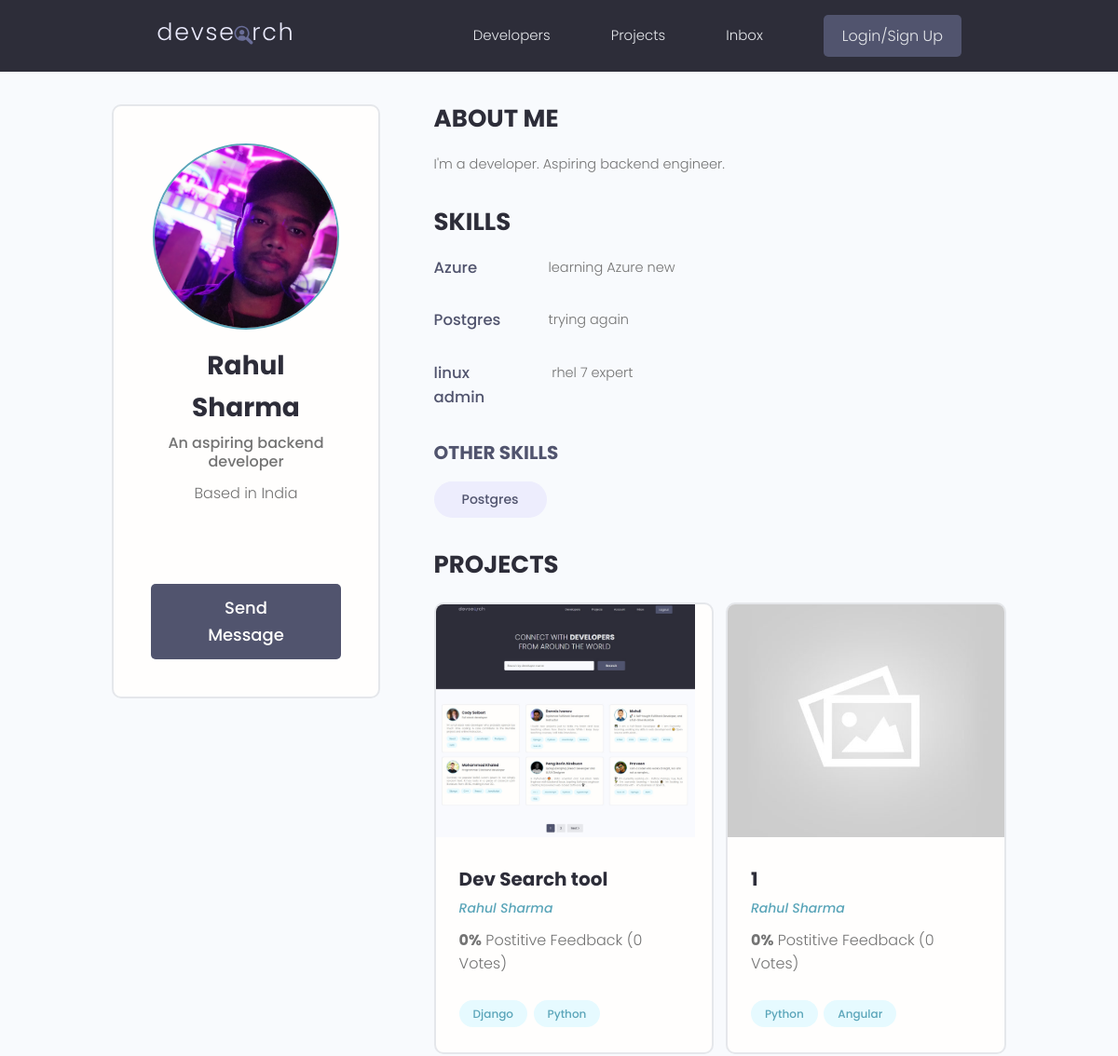
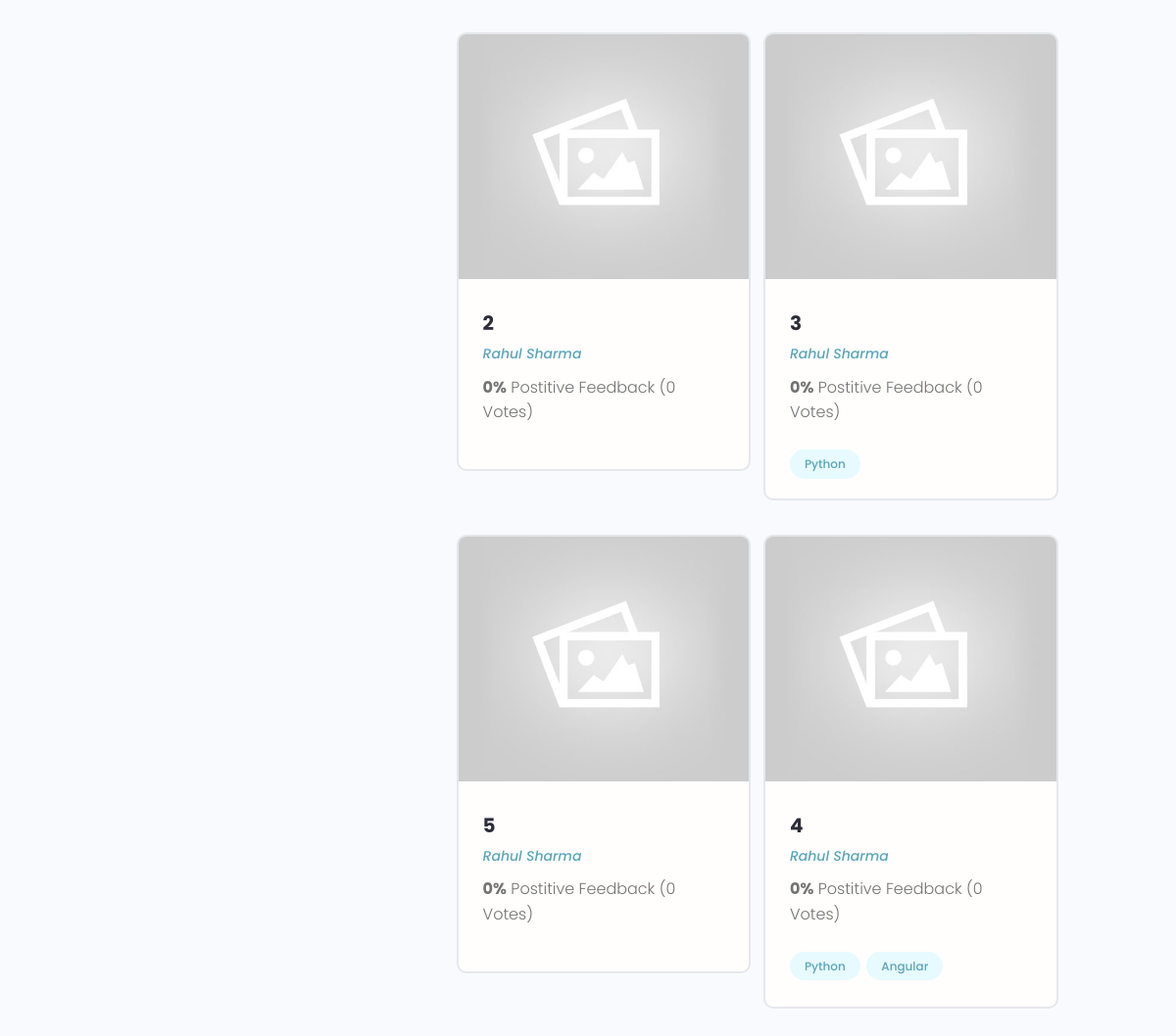
The app's page /profile/b983de94f2cf4a2c8df5d9bbdd427f33 with its own data (2 pictures, top to bottom).
### users/models.py (models this page shows, shortened)
class Profile(models.Model):
    user = models.OneToOneField(
        User, on_delete=models.CASCADE, null=True, blank=True)
    name = models.CharField(max_length=200, blank=True, null=True)
    email = models.EmailField(max_length=500, blank=True, null=True)
    username = models.CharField(max_length=200, blank=True, null=True)
    location = models.CharField(max_length=200, blank=True, null=True)
    short_intro = models.CharField(max_length=200, blank=True, null=True)
    bio = models.TextField(blank=True, null=True)
    profile_image = models.ImageField(
        null=True, blank=True, upload_to='profiles/', default="profiles/user-default.png")
    social_github = models.CharField(max_length=200, blank=True, null=True)
    social_twitter = models.CharField(max_length=200, blank=True, null=True)
    social_linkedin = models.CharField(max_length=200, blank=True, null=True)
    social_youtube = models.CharField(max_length=200, blank=True, null=True)
    social_website = models.CharField(max_length=200, blank=True, null=True)
    created = models.DateTimeField(auto_now_add=True)
    id = models.UUIDField(default=uuid.uuid4, unique=True,
                          primary_key=True, editable=False)

class Skill(models.Model):
    owner = models.ForeignKey(
        Profile, on_delete=models.CASCADE, null=True, blank=True)
    name = models.CharField(max_length=200, blank=True, null=True)
    description = models.TextField(null=True, blank=True)
    created = models.DateTimeField(auto_now_add=True)
    id = models.UUIDField(default=uuid.uuid4, unique=True,
                          primary_key=True, editable=False)

### projects/models.py (models this page shows, shortened)
class Project(models.Model):
    owner = models.ForeignKey(
        Profile, null=True, blank=True, on_delete=models.CASCADE)
    title = models.CharField(max_length = 200)
    description = models.TextField(null = True, blank = True)
    featured_image = models.ImageField(null = True, blank = True, default = 'default.jpg')
    demo_link = models.CharField(max_length = 2000, null = True, blank = True)
    source_link = models.CharField(max_length = 2000, null = True, blank = True)
    tags = models.ManyToManyField('Tag', blank = True)
    vote_total = models.IntegerField(default = 0, null = True, blank = True)
    vote_ratio = models.IntegerField(default = 0, null = True, blank = True)
    created = models.DateTimeField(auto_now_add = True)
    id = models.UUIDField(default = uuid.uuid4, unique = True, primary_key = True, editable = False)
    class Meta:
        ordering = ['-vote_ratio', '-vote_total', 'created']

class Tag(models.Model):
    name = models.CharField(max_length = 200)
    created = models.DateTimeField(auto_now_add = True)
    id = models.UUIDField(default = uuid.uuid4, unique = True, primary_key = True, editable = False)
    def __str__(self):
        return self.name

### users/views.py (the view)
# urls.py: path('profile/<str:pk>', views.userProfiles, name="user-profile"),
def userProfiles(request, pk):
    profile = Profile.objects.get(id=pk)
    topSkills = profile.skill_set.exclude(description__exact="")
    otherSkills = profile.skill_set.filter(description="")
    context = {'profile': profile, 'topSkills': topSkills,
               "otherSkills": otherSkills}
    return render(request, 'users/user-profile.html', context)

### users/templates/users/user-profile.html (shortened to what this page needs)
{% extends 'main.html' %}
{% block content %}
<main class="profile my-md">
    <div class="container">
      <div class="layout">
        <div class="column column--1of3">
          <div class="card text-center">
            <div class="card__body dev">
              <img class="avatar avatar--xl" src="{{profile.profile_image.url}}" />
              <h2 class="dev__name">{{profile.name}}</h2>
              <p class="dev__title">{{profile.short_intro}}</p>
              <p class="dev__location">Based in {{profile.location}}</p>
              <ul class="dev__social">
              </ul>
              <a href="#" class="btn btn--sub btn--lg">Send Message </a>
            </div>
          </div>
        </div>
        <div class="column column--2of3">
          <div class="devInfo">
            <h3 class="devInfo__title">About Me</h3>
            <p class="devInfo__about">{{profile.bio}}</p>
          </div>
          <div class="devInfo">
            <h3 class="devInfo__title">Skills</h3>
            <div class="devInfo__skills">
              {% for skill in topSkills %}
              <div class="devSkill">
                <h4 class="devSkill__title">{{skill.name}}</h4>
                <p class="devSkill__info">{{skill.description}}</p>
              </div>
              {% endfor %}
              <h3 class="devInfo__subtitle">Other Skills</h3>
              <div class="devInfo__otherSkills">
                {% for skill in otherSkills %}
                <span class="tag tag--pill tag--sub tag--lg">
                  <small>{{skill.name}}</small>
                </span>
                {% endfor %}
              </div>
            </div>
          </div>
          <div class="devInfo">
            <h3 class="devInfo__title">Projects</h3>
            <div class="grid grid--two">
              {% for project in profile.project_set.all %}
              <div class="column">
                <div class="card project">
                  <a href="{% url 'project' project.id %}" class="project">
                    <img class="project__thumbnail" src="{{project.featured_image.url}}" alt="project thumbnail" />
                    <div class="card__body">
                      <h3 class="project__title">{{project.title}}</h3>
                      <p><a class="project__author" href="{% url 'user-profile' project.owner.id %}">{{project.owner.name}}</a></p>
                      <p class="project--rating">
                        <span style="font-weight: bold;">{{project.vote_ratio}}%</span> Postitive
                        Feedback ({{project.vote_total}} Vote{{project.vote_total|pluralize:"s"}})
                      </p>
                      <div class="project__tags">
                        {% for tag in project.tags.all %}
                        <span class="tag tag--pill tag--main">
                          <small>{{tag}}</small>
                        </span>
                        {% endfor %}
                      </div>
                    </div>
                  </a>
                </div>
              </div>
              {% endfor %}
            </div>
          </div>
        </div>
      </div>
    </div>
  </main>
{% endblock %}

### static/styles/app.css (style rules this page uses)
:root { --color-sub: #2d2d39; }
.btn--sub { background-color: var(--color-sub-light); }
.card { border: 2px solid var(--color-light); }
img { width: 100%; }
.profile .card > .dev { padding: 4rem; }
.dev__name { color: var(--color-sub); font-size: 2.8rem; font-weight: 700; margin-top: 1rem; margin-bottom: 0.5rem; }
.dev__title { font-size: 1.6rem; font-weight: 500; line-height: 1.3; }
.dev__location { margin-top: 1rem; }
.dev__social { margin: 3rem 0; list-style: none; display: flex; justify-content: center; gap: 1.5rem; }
.devInfo { margin-bottom: 3rem; }
.devInfo__title, .devInfo__subtitle { font-size: 2.6rem; color: var(--color-sub); text-transform: uppercase; font-weight: 700; margin-bottom: 1.5rem; }
.devInfo__subtitle { font-size: 2rem; color: var(--color-sub-light); }
.devInfo__about, .devSkill__info { font-size: 1.45rem; line-height: 1.7; text-align: justify; }
.devSkill { margin-bottom: 3rem; }
.devSkill__title { font-size: 1.65rem; font-weight: 500; color: var(--color-sub-light); }
@media screen and (min-width: 700px) { .devSkill { display: flex; justify-content: space-between; gap: 3rem; } }
@media screen and (min-width: 700px) { .devSkill__info { flex-basis: 80%; } }
.project__author { font-size: 1.4rem; font-style: italic; }
.project--rating { margin-bottom: 1.6em; margin-top: .5em; }
.project__thumbnail { height: 25rem; object-fit: cover; object-position: top center; }
.project__title { font-size: 2rem; font-weight: 700; color: var(--color-sub); }

### static/uikit/styles/modules/_variables.css (style rules this page uses)
:root { --color-main: #5aa5b9; --color-main-light: #e6faff; --color-sub: #3f4156; --color-sub-light: #51546e; --color-sub-lighter: #ededfd; --color-text: #737373; --color-gray: #8b8b8b; --color-light: #e5e7eb; --color-light-gray: #767676; --color-bg: #f8fafd; --color-white: #fffefd; --color-white-light: #f3f3f3; --color-success: #359e64; --color-success-bg: #def8e8; --color-error: #fc4b0b; --color-error-bg: #fff2ee; --font-base: 'Poppins', arial, helvetica, 'Segoe UI', roboto, ubuntu, sans-serif; --font-monospace: 'Fira Code', 'Courier New', courier, monospace; --font-regular: 300; --font-medium: 500; --font-bold: 700; --generic-shadow: 1px 1px 5px #00000010; --generic-transition: all 0.3s ease-in-out; }

### static/uikit/styles/modules/_base.css (style rules this page uses)
* { margin: 0; padding: 0; box-sizing: border-box; text-rendering: optimizeLegibility; color: inherit; font-size: inherit; }
html { font-size: 50%; }
@media only screen and (min-width: 480px) { html { font-size: 56.25%; } }
@media only screen and (min-width: 1200px) { html { font-size: 62.5%; } }
body { line-height: 1.6; font-weight: 400; font-size: 1.5rem; color: var(--color-text); background-color: var(--color-bg); min-height: 100vh; }

### static/uikit/styles/modules/_typography.css (style rules this page uses)
* { font-family: var(--font-base); }
h2 { font-size: 3.6rem; font-weight: var(--font-bold); }
h3 { font-size: 3.2rem; font-weight: var(--font-medium); }
h4 { font-size: 2.8rem; font-weight: var(--font-medium); }
p, span, strong { font-size: 1.6rem; color: var(--color-text); font-weight: var(--font-regular); }
a { padding-bottom: 2px; text-decoration: none; display: inline-block; color: var(--color-main); font-weight: var(--font-medium); }

### static/uikit/styles/modules/_utilities.css (style rules this page uses)
.container { width: 92%; max-width: 165rem; margin: 0 auto; box-sizing: border-box; }
@media screen and (min-width: 1000px) { .container { width: 90%; } }
@media screen and (min-width: 1200px) { .container { width: 80%; } }
.text-center { text-align: center; }
.my-md { margin: 3rem auto; }

### static/uikit/styles/modules/_avatar.css (style rules this page uses)
.avatar { border-radius: 50%; border: 2px solid var(--color-main); object-fit: cover; }
.avatar--xl { height: 20rem; width: 20rem; }

### static/uikit/styles/modules/_button.css (style rules this page uses)
.btn { display: inline-block; position: relative; cursor: pointer; background-color: var(--color-light); font-weight: var(--font-medium); color: var(--color-sub); text-decoration: none; padding: 1rem 2rem; border-radius: 0.5rem; border: none; width: -webkit-fit-content; width: -moz-fit-content; width: fit-content; height: -webkit-fit-content; height: -moz-fit-content; height: fit-content; font-size: 1.6rem; outline-width: 0; outline-color: transparent; -webkit-backface-visibility: hidden; backface-visibility: hidden; transition: all 0.3s ease-in-out; }
.btn--sub { background-color: var(--color-sub); color: var(--color-white); }
.btn--lg { font-size: 1.8rem; padding: 1.2rem 4.5rem; }

### static/uikit/styles/modules/_card.css (style rules this page uses)
.card { border-radius: 1rem; background-color: var(--color-white); border: 1.5px solid var(--color-light); width: auto; height: auto; margin-top: 0.5rem; margin-bottom: 0.5rem; overflow: hidden; }
.card__body, .card__header { padding: 2rem 2.5rem; }

### records on screen
Profile: profile_image (picture), name "Rahul Sharma", short_intro "An aspiring backend developer", location "India", bio "I'm a developer. Aspiring backend engineer."
Skill: name "Azure", description "learning Azure new"
Skill: name "Postgres", description "trying again"
Skill: name "linux admin", description "rhel 7 expert"
Skill: name "Postgres"
Project: featured_image (picture), title "Dev Search tool", owner.name "Rahul Sharma", vote_ratio "0", vote_total "0"
Tag: name "Django"
Tag: name "Python"
Project: featured_image (placeholder picture), title "1", owner.name "Rahul Sharma", vote_ratio "0", vote_total "0"
Tag: name "Angular"
Project: featured_image (placeholder picture), title "2", owner.name "Rahul Sharma", vote_ratio "0", vote_total "0"
Project: featured_image (placeholder picture), title "3", owner.name "Rahul Sharma", vote_ratio "0", vote_total "0"
Project: featured_image (placeholder picture), title "5", owner.name "Rahul Sharma", vote_ratio "0", vote_total "0"
Project: featured_image (placeholder picture), title "4", owner.name "Rahul Sharma", vote_ratio "0", vote_total "0"
